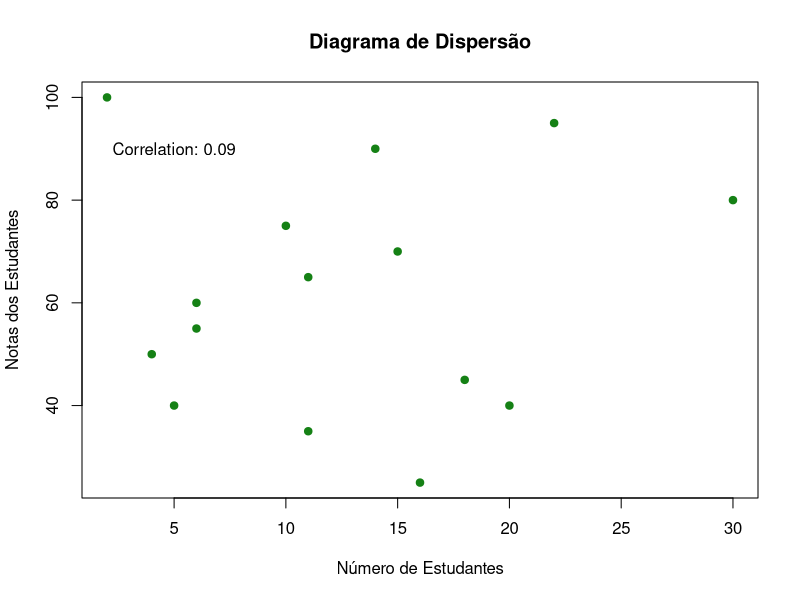

The R source for this figure:
# Num. Estudante X Notas Estudantes

jpeg("resExemp02.jpeg")

x <- c(
  5, 6, 15, 11, 30,
  4, 6, 10, 14, 18,
  20, 22, 2, 11, 16
)

y <- c(
  40, 60, 70, 65, 80,
  50, 55, 75, 90, 45,
  40, 95, 100, 35, 25
)

# Calcule correlação
correlacao <- cor(x, y)

plot(x, y,
  pch = 19, main = "Diagrama de Dispersão",
  xlab = "Número de Estudantes",
  ylab = "Notas dos Estudantes",
  col = "#158115"
)

text(paste("Correlation:", round(correlacao, 2)), x = 5, y = 90)

dev.off()
